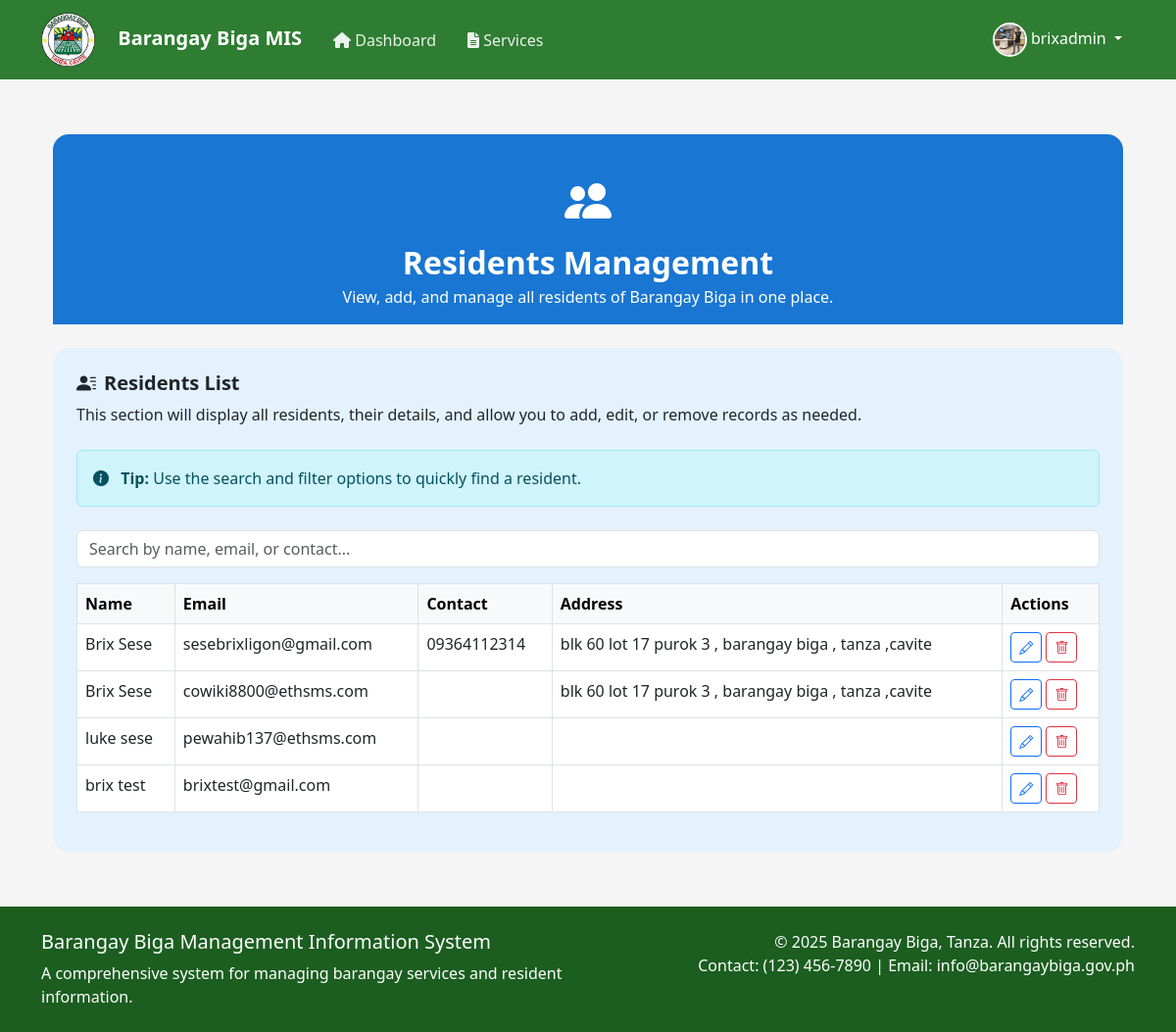
The page /admin/residents.php (signed in) on the database its author committed.
### tables this page shows
CREATE TABLE `users` (
  `user_id` int(11) NOT NULL,
  `username` varchar(50) NOT NULL,
  `password` varchar(255) NOT NULL,
  `email` varchar(100) NOT NULL,
  `role` enum('admin','resident') NOT NULL,
  `is_senior_citizen` tinyint(1) DEFAULT 0,
  `is_active` tinyint(1) DEFAULT 1,
  `profile_picture` varchar(255) DEFAULT NULL,
  `last_login` timestamp NULL DEFAULT NULL,
  `failed_login_attempts` int(11) DEFAULT 0,
  `created_at` timestamp NOT NULL DEFAULT current_timestamp(),
  `updated_at` timestamp NOT NULL DEFAULT current_timestamp() ON UPDATE current_timestamp(),
  `reset_code` varchar(6) DEFAULT NULL,
  `reset_code_expires` datetime DEFAULT NULL
);

CREATE TABLE `user_details` (
  `detail_id` int(11) NOT NULL,
  `user_id` int(11) NOT NULL,
  `first_name` varchar(50) NOT NULL,
  `last_name` varchar(50) NOT NULL,
  `middle_name` varchar(50) DEFAULT NULL,
  `birth_date` date NOT NULL,
  `gender` enum('Male','Female','Other') NOT NULL,
  `civil_status` enum('Single','Married','Widowed','Separated','Divorced') NOT NULL,
  `nationality` varchar(50) DEFAULT 'Filipino',
  `occupation` varchar(100) DEFAULT NULL,
  `voter_status` tinyint(1) DEFAULT 0,
  `address` text NOT NULL,
  `contact_number` varchar(20) DEFAULT NULL,
  `emergency_contact` varchar(100) DEFAULT NULL,
  `emergency_number` varchar(20) DEFAULT NULL,
  `created_at` datetime DEFAULT current_timestamp(),
  `updated_at` datetime DEFAULT current_timestamp() ON UPDATE current_timestamp()
);

### includes/auth.php (called while the page is built, shortened)
<?php
function is_logged_in() {
    return isset($_SESSION['user_id']);
}
function is_admin() {
    return isset($_SESSION['role']) && $_SESSION['role'] === 'admin';
}
function get_current_user_role() {
    return $_SESSION['role'] ?? null;
}
?>

### admin/residents.php (the view, shortened to what this page needs)
<?php
require_once '../includes/header.php';
$residents = [];
try {
    $stmt = $conn->prepare("SELECT u.user_id, u.email, ud.first_name, ud.last_name, ud.contact_number, ud.address FROM users u JOIN user_details ud ON u.user_id = ud.user_id WHERE u.role = 'resident'");
    $stmt->execute();
    $res = $stmt->get_result();
    while ($row = $res->fetch_assoc()) {
        $residents[] = $row;
    }
} catch (Exception $e) {
    $error = 'Failed to load residents list.';
}
?>
<!DOCTYPE html>
<html lang="en">
<head>
    <link href="https://cdn.jsdelivr.net/npm/bootstrap@5.3.0/dist/css/bootstrap.min.css" rel="stylesheet">
    <link rel="stylesheet" href="https://cdn.jsdelivr.net/npm/bootstrap-icons@1.10.5/font/bootstrap-icons.css">
</head>
<body>
<div class="container py-4">
    <div class="residents-header mb-4">
        <div class="residents-icon mb-2"><i class="bi bi-people-fill"></i></div>
        <h2 class="fw-bold mb-1">Residents Management</h2>
        <p class="mb-0">View, add, and manage all residents of Barangay Biga in one place.</p>
    </div>
    <div class="row justify-content-center">
        <div class="col-md-12">
            <div class="card info-card p-4">
                <h5 class="fw-bold mb-2"><i class="bi bi-person-lines-fill me-2"></i>Residents List</h5>
                <p class="mb-2">This section will display all residents, their details, and allow you to add, edit, or remove records as needed.</p>
                <div class="alert alert-info mt-3 mb-4">
                    <i class="bi bi-info-circle-fill me-2"></i>
                    <strong>Tip:</strong> Use the search and filter options to quickly find a resident.
                </div>
                <div class="mb-3">
                    <input type="text" id="searchInput" class="form-control" placeholder="Search by name, email, or contact...">
                </div>
                <div class="table-responsive">
                    <table class="table table-bordered table-hover" id="residentsTable">
                        <thead class="table-light">
                            <tr>
                                <th>Name</th>
                                <th>Email</th>
                                <th>Contact</th>
                                <th>Address</th>
                                <th>Actions</th>
                            </tr>
                        </thead>
                        <tbody>
                        <?php if (empty($residents)): ?>
                            <tr><td colspan="5" class="text-center text-muted">No residents found.</td></tr>
                        <?php else: ?>
                            <?php foreach ($residents as $resident): ?>
                                <tr>
                                    <td><?php echo htmlspecialchars($resident['first_name'] . ' ' . $resident['last_name']); ?></td>
                                    <td><?php echo htmlspecialchars($resident['email']); ?></td>
                                    <td><?php echo htmlspecialchars($resident['contact_number']); ?></td>
                                    <td><?php echo htmlspecialchars($resident['address']); ?></td>
                                    <td>
                                        <button type="button" class="btn btn-sm btn-outline-primary" data-bs-toggle="modal" data-bs-target="#editModal<?php echo $resident['user_id']; ?>">
                                            <i class="bi bi-pencil"></i>
                                        </button>
                                        <button type="button" class="btn btn-sm btn-outline-danger" data-bs-toggle="modal" data-bs-target="#deleteModal<?php echo $resident['user_id']; ?>">
                                            <i class="bi bi-trash"></i>
                                        </button>
                                    </td>
                                </tr>
                            <?php endforeach; ?>
                        <?php endif; ?>
                        </tbody>
                    </table>
                </div>
            </div>
        </div>
    </div>
</div>
</body>
</html>
<?php require_once '../includes/footer.php'; ?>

### includes/header.php (shortened to what this page needs)
<?php
require_once __DIR__ . '/auth.php';
$current_page = basename($_SERVER['PHP_SELF']);
$user_role = get_current_user_role();
$is_admin = is_admin();
$profile_picture = '/capstone2/images/profiledefault.png';
if (is_logged_in()) {
    $user_id = $_SESSION['user_id'];
    $stmt = $conn->prepare("SELECT profile_picture FROM users WHERE user_id = ?");
    $stmt->bind_param("i", $user_id);
    $stmt->execute();
    $result = $stmt->get_result();
    if ($row = $result->fetch_assoc()) {
        if (!empty($row['profile_picture']) && $row['profile_picture'] !== 'NULL') {
            $profile_picture = $row['profile_picture'];
        }
    }
}
?>
<!DOCTYPE html>
<html lang="en">
<head>
    <link href="https://cdn.jsdelivr.net/npm/bootstrap@5.3.0/dist/css/bootstrap.min.css" rel="stylesheet">
    <link href="https://cdnjs.cloudflare.com/ajax/libs/font-awesome/6.0.0/css/all.min.css" rel="stylesheet">
</head>
<body>
    <nav class="navbar navbar-expand-lg navbar-dark">
        <div class="container">
            <a class="navbar-brand" href="/capstone2/index.php">
                <img src="/capstone2/images/R.png" alt="Barangay Biga Logo" height="55" style="margin-right:18px;" class="logo">
                Barangay Biga MIS
            </a>
            <div class="collapse navbar-collapse" id="navbarNav">
                <?php if (is_logged_in()): ?>
                    <ul class="navbar-nav me-auto">
                        <li class="nav-item">
                            <a class="nav-link <?php echo $current_page === 'dashboard.php' ? 'active' : ''; ?>"
                               href="/capstone2/<?php echo $user_role; ?>/dashboard.php">
                                <i class="fas fa-home"></i> Dashboard
                            </a>
                        </li>
                        <?php if ($is_admin): ?>
                            <li class="nav-item">
                                <a class="nav-link <?php echo $current_page === 'services.php' ? 'active' : ''; ?>"
                                   href="/capstone2/admin/services.php">
                                    <i class="fas fa-file-alt"></i> Services
                                </a>
                            </li>
                        <?php endif; ?>
                    </ul>
                    <div class="user-menu">
                        <div class="dropdown">
                            <button class="btn btn-link dropdown-toggle text-white text-decoration-none" type="button"
                                    id="userMenu" data-bs-toggle="dropdown" aria-expanded="false">
                                <img src="<?php echo htmlspecialchars($profile_picture); ?>"
                                     alt="Profile Picture">
                                <?php echo htmlspecialchars($_SESSION['username']); ?>
                            </button>
                        </div>
                    </div>
                <?php endif; ?>
            </div>
        </div>
    </nav>
    <div class="main-content">
        <div class="container">

### includes/header.php (style rules this page uses)
:root { --primary-color: #2E7D32; --primary-light: #4CAF50; --primary-dark: #1B5E20; }
body { font-size: 16px; min-height: 100vh; display: flex; flex-direction: column; }
.navbar { background-color: var(--primary-color); padding: 1rem; }
.navbar-brand { color: white !important; font-size: 1.5rem; font-weight: 600; }
.nav-link { color: rgba(255, 255, 255, 0.9) !important; font-size: 1.1rem; padding: 0.5rem 1rem !important; transition: color 0.3s ease; }
.user-menu { color: white; display: flex; align-items: center; gap: 10px; }
.user-menu img { width: 35px; height: 35px; border-radius: 50%; object-fit: cover; border: 2px solid white; }
.main-content { flex: 1; padding: 2rem 0; }

### admin/residents.php (style rules this page uses)
body { background-color: #f5f5f5; }
.residents-header { background: #1976d2; color: #fff; border-radius: 1rem 1rem 0 0; padding: 2rem 1rem 1rem 1rem; text-align: center; }
.residents-icon { font-size: 3rem; color: #fff; }
.card { border-radius: 1rem; }
.info-card { background: #e3f2fd; border: none; }

### rows shown on the page
users: profile_picture (picture)
user_details: first_name+last_name "Brix Sese", user.email "sesebrixligon@gmail.com", contact_number "09364112314", address "blk 60 lot 17 purok 3 , barangay biga , tanza ,cavite"
user_details: first_name+last_name "Brix Sese", user.email "cowiki8800@ethsms.com", address "blk 60 lot 17 purok 3 , barangay biga , tanza ,cavite"
user_details: first_name+last_name "luke sese", user.email "pewahib137@ethsms.com"
user_details: first_name+last_name "brix test", user.email "brixtest@gmail.com"

### other values the page prints
$_SESSION['username'] "brixadmin"
